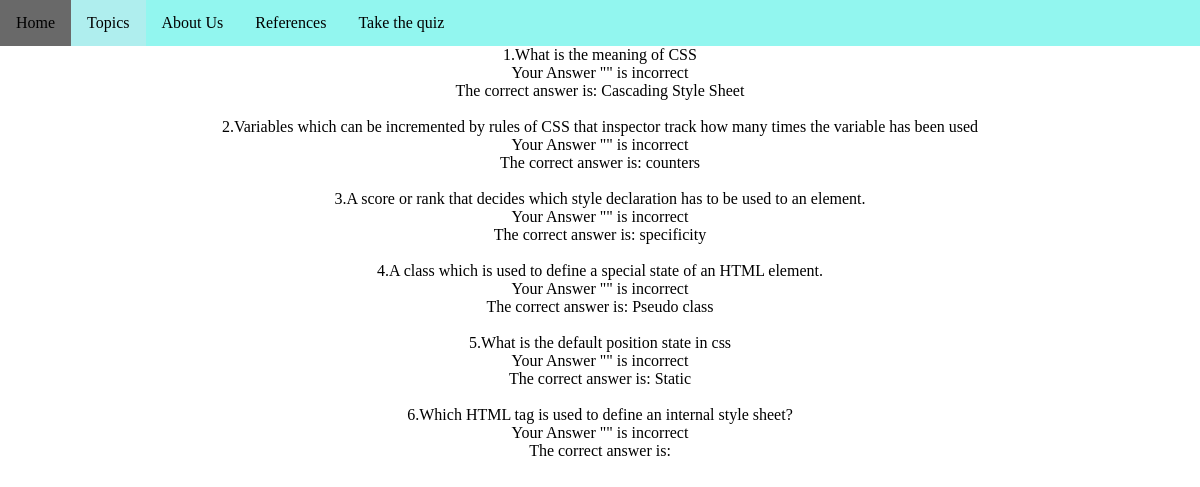
The page /pages/checkanswer_css.php on the database its author committed.
### tables this page shows
CREATE TABLE `css_quiz` (
  `idcss_quiz` int(11) NOT NULL,
  `question` longtext NOT NULL,
  `answer` longtext NOT NULL,
  PRIMARY KEY (`idcss_quiz`)
);

### pages/questions.php (called while the page is built)
<?php
    class questions{
        private $id;
        private $question;
        private $answer;
    public function __construct($id, $question, $answer){
        $this->id = $id;
        $this->question = $question;
        $this->answer = $answer;
    }
    public function get_Id(){
        return $this->id;
    }
    public function get_question(){
        return $this->question;
    }
    public function get_answer(){
        return $this->answer;
    }
    }
?>

### pages/checkanswer_css.php (the view, shortened to what this page needs)
<!DOCTYPE html>
<html lang="en">
    <head>
        <link rel="stylesheet" href="../style.css">
    </head>
    <body>
        <div class="navbar">
            <a href="../index.php">Home</a>
            <div class="dropdown">
                <button class="dropbtn">Topics</button>
            </div>
            <a href="about.php">About Us</a>
            <a href="references.php">References</a>
            <a href="quiz.php">Take the quiz</a>
        </div>
        <div>
            <?php
            include("questions.php");
            $db = new mysqli("p:localhost", "root", "", "quiz");
            $query = "Select * FROM css_quiz";
            $stmt = $db->stmt_init();
            $stmt->prepare($query);
            $stmt->execute();
            $stmt->bind_result($a,$b,$c);
            while($stmt->fetch()){
                $question = new questions($a,$b,$c);
                $d[] = $question;
            }
            $counter = 1;
            while($counter <= 10){
                $e = $_POST[$counter];
                $f[] = $e;
                $counter = $counter + 1;
            }
            $g =0;
            $correct = 0;
            while($g < count($f)){
                $id = $d[$g]->get_Id();
                $ques = $d[$g]->get_question();
                $h = $d[$g];
                $submittedAnswer = $f[$g];
                $correctAnswer = $h->get_answer();
                if(strcasecmp($submittedAnswer,$correctAnswer) == 0){
                    echo "<p>". $id .".". $ques ."</p>";
                    echo "<p> Your Answer \"". $submittedAnswer ."\"is correct </p>";
                    echo "<br>";
                    $correct = $correct + 1;
                }else{
                    echo "<p>". $id .".". $ques ."</p>";
                    echo "<p> Your Answer \"". $submittedAnswer ."\" is incorrect</p>";
                    echo "<p> The correct answer is: ". $correctAnswer ."</p>";
                    echo "<br>";
                }
                $g = $g +1;
            }
            ?>

### style.css (style rules this page uses)
* { margin: 0; padding: 0; font-family: Century Gothic; }
body { text-align: center; }
.navbar { overflow: hidden; background-color: #92F6EF; font-family: Arial, Helvetica, sans-serif; }
.navbar a { font-size: 16px; color: black; text-align: center; padding: 14px 16px; text-decoration: none; float: left; }
.dropdown { float: left; overflow: hidden; }
.dropdown .dropbtn { font-size: 16px; border: none; outline: none; color: black; padding: 14px 16px; background-color: paleturquoise; font-family: inherit; margin: 0; }
a { text-decoration: none; display: inline-block; padding: 8px 16px; }

### rows shown on the page
css_quiz: idcss_quiz "1", question "What is the meaning of CSS", answer "Cascading Style Sheet"
css_quiz: idcss_quiz "2", question "Variables which can be incremented by rules of CSS that inspector track how many times the variable has been used", answer "counters"
css_quiz: idcss_quiz "3", question "A score or rank that decides which style declaration has to be used to an element.", answer "specificity"
css_quiz: idcss_quiz "4", question "A class which is used to define a special state of an HTML element.", answer "Pseudo class"
css_quiz: idcss_quiz "5", question "What is the default position state in css", answer "Static"
css_quiz: idcss_quiz "6", question "Which HTML tag is used to define an internal style sheet?"
